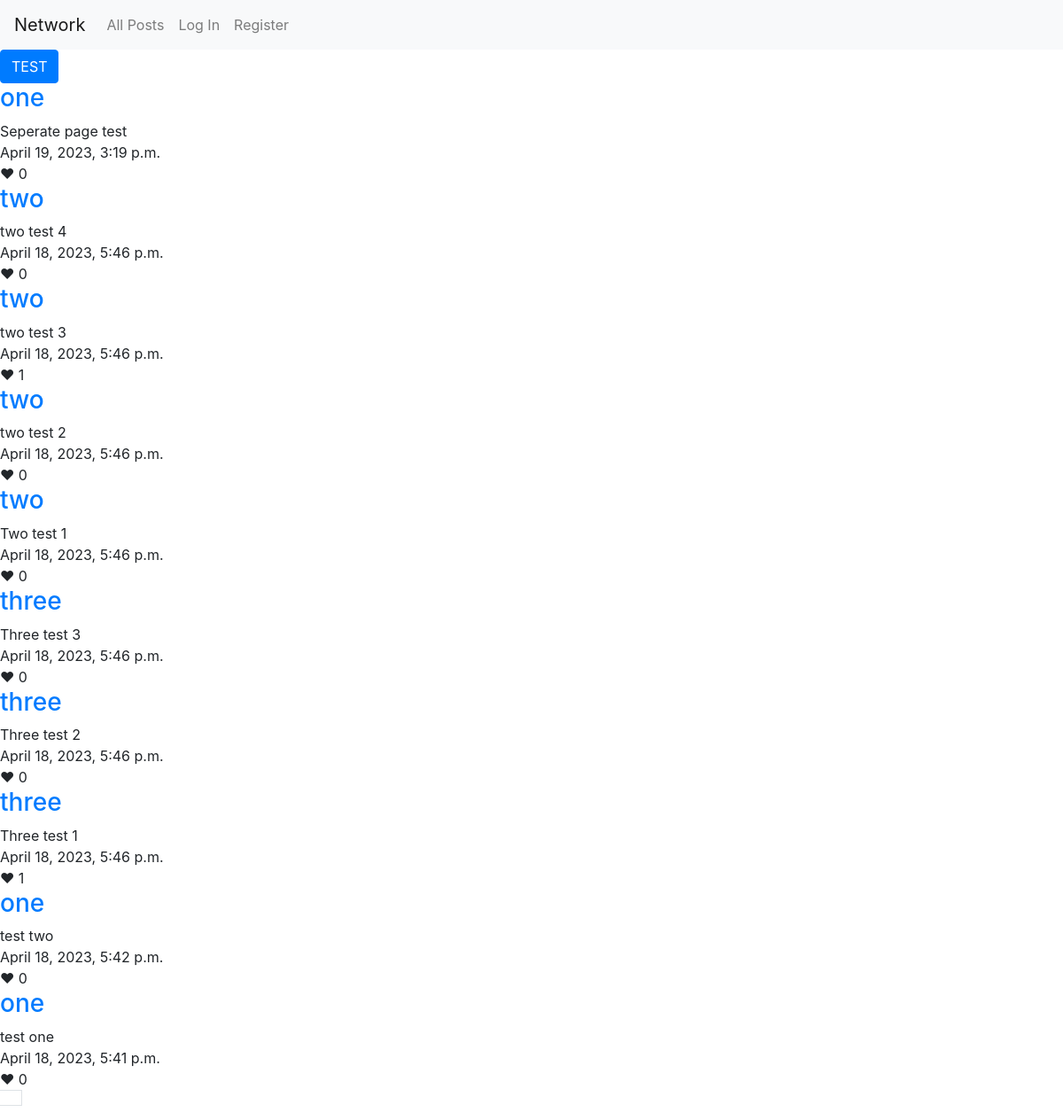
Before: / with the older database file.
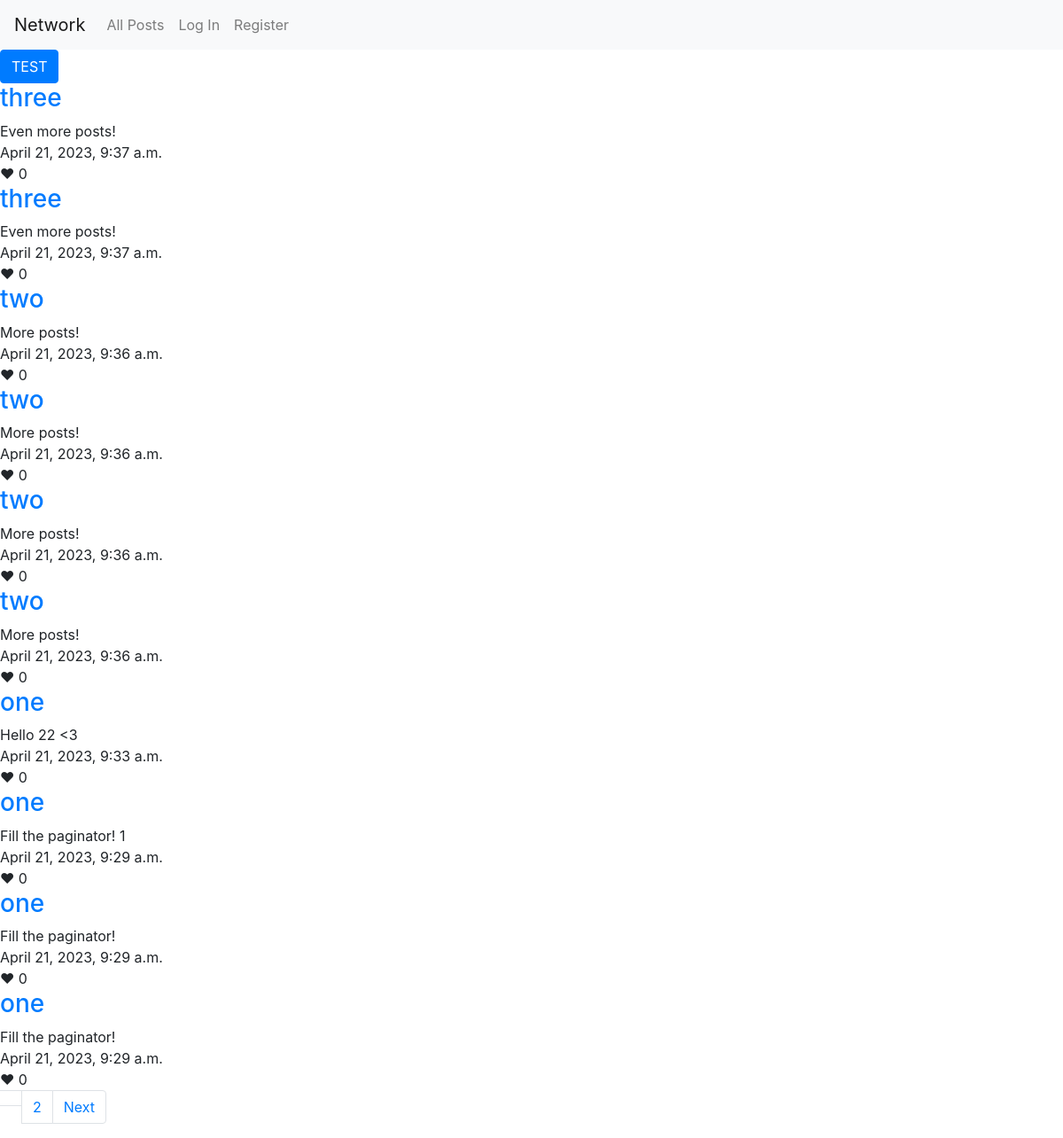
After: the same page with the newer database file.
### network/models.py (models this page shows, shortened)
class Posts(models.Model):
    user = models.ForeignKey(User, on_delete=models.CASCADE)
    content = models.CharField(max_length=280)
    datetime = models.DateTimeField(auto_now_add=True)
    likes = models.ManyToManyField(User, symmetrical=False, blank=True, related_name="likes")
    def LikeCount(self):
        return self.likes.count()
    class Meta:
        ordering = ['-datetime']

class User(AbstractUser):
    followers = models.ManyToManyField('self', symmetrical=False, blank=True)
    def __str__(self):
        return f"{self.username}"

### network/views.py (the view)
# urls.py: path("", views.index, name="index"),
def index(request):
    all_posts = Posts.objects.all()
    paginator_all = Paginator(all_posts, 10)
    page_number = 1
    if request.GET.get("page") != None:
        page_number = request.GET.get("page")
    return render(request, "network/index.html", {
        "all_posts": paginator_all.page(page_number),
        })

### network/templates/network/index.html (shortened to what this page needs)
{% extends "network/layout.html" %}
{% block body %}
    <button class="btn btn-primary" onclick=myFunction(1)>TEST</button>
    {% for post in all_posts%}
        <div>
            <h3><a href="{% url 'user' post.user.username %}">{{post.user}}</a></h3>
            <div id="content{{post.pk}}">{{post.content}}</div>
            <div>{{post.datetime}}</div>
            {% if not post.user == user %}
                <div onclick=likePost(this.id) id="like{{post.pk}}">
                    ❤
                    {% if post.LikeCount > 0 %}
                    {{post.LikeCount}}
                    {% else %}
                        0
                    {% endif %}
                </div>
            {% endif %}
        </div>
    {% endfor %}
    <div>
        <nav aria-label="Page navigation">
            <ul class="pagination">
                <li><a class="page-link" href="">{{all_posts.page_number}}</a></li>
                {% if all_posts.has_next %}
                    <li class="page-item"><a class="page-link" href="?page={{all_posts.next_page_number}}">{{all_posts.next_page_number}}</a></li>
                    <li class="page-item"><a class="page-link" href="?page={{all_posts.next_page_number}}">Next</a></li>
                {% endif %}
            </ul>
        </nav>
    </div>
{% endblock %}

Changed rows visible on the page:
no longer on this page (row unchanged): Posts: user "one", content "Seperate page test", datetime "April 19, 2023, 3:19 p.m."
no longer on this page (row unchanged): Posts: user "two", content "two test 4", datetime "April 18, 2023, 5:46 p.m."
no longer on this page (row unchanged): Posts: user "two", content "two test 3", datetime "April 18, 2023, 5:46 p.m.", LikeCount "1"
no longer on this page (row unchanged): Posts: user "two", content "two test 2", datetime "April 18, 2023, 5:46 p.m."
no longer on this page (row unchanged): Posts: user "two", content "Two test 1", datetime "April 18, 2023, 5:46 p.m."
no longer on this page (row unchanged): Posts: user "three", content "Three test 3", datetime "April 18, 2023, 5:46 p.m."
no longer on this page (row unchanged): Posts: user "three", content "Three test 2", datetime "April 18, 2023, 5:46 p.m."
no longer on this page (row unchanged): Posts: user "three", content "Three test 1", datetime "April 18, 2023, 5:46 p.m.", LikeCount "1"
no longer on this page (row unchanged): Posts: user "one", content "test two", datetime "April 18, 2023, 5:42 p.m."
no longer on this page (row unchanged): Posts: user "one", content "test one", datetime "April 18, 2023, 5:41 p.m."
added Posts: user "three", content "Even more posts!", datetime "April 21, 2023, 9:37 a.m."
added Posts: user "three", content "Even more posts!", datetime "April 21, 2023, 9:37 a.m."
added Posts: user "two", content "More posts!", datetime "April 21, 2023, 9:36 a.m."
added Posts: user "two", content "More posts!", datetime "April 21, 2023, 9:36 a.m."
added Posts: user "two", content "More posts!", datetime "April 21, 2023, 9:36 a.m."
added Posts: user "two", content "More posts!", datetime "April 21, 2023, 9:36 a.m."
added Posts: user "one", content "Hello 22 <3", datetime "April 21, 2023, 9:33 a.m."
added Posts: user "one", content "Fill the paginator! 1", datetime "April 21, 2023, 9:29 a.m."
added Posts: user "one", content "Fill the paginator!", datetime "April 21, 2023, 9:29 a.m."
added Posts: user "one", content "Fill the paginator!", datetime "April 21, 2023, 9:29 a.m."
Other visible differences:
{{ all_posts.next_page_number }}: (not shown) → "2"
text now shown: "Next"
